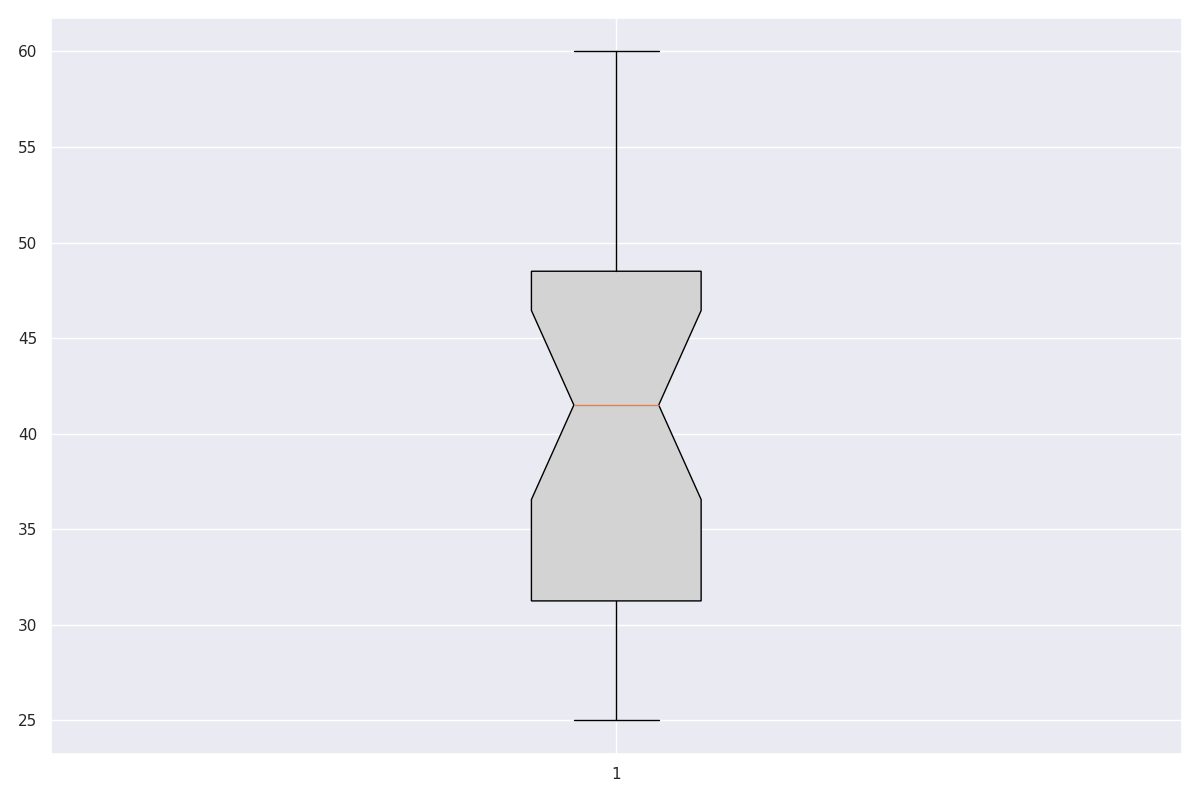

This figure's Python source:
import matplotlib.pyplot as plt

# Yield data
tomatoes_yield = [45, 50, 55, 47, 52, 60, 58, 54, 49, 53]
lettuce_yield = [30, 28, 32, 25, 31, 29, 27, 30, 28, 35]
carrots_yield = [40, 42, 45, 38, 47, 44, 39, 41, 43, 40]

# Combine data for plotting
data = [tomatoes_yield, lettuce_yield, carrots_yield]

# Initialize figure and axis
fig, ax = plt.subplots(figsize=(12, 8))

# Create a vertical box plot for a single group
box = ax.boxplot([item for sublist in data for item in sublist], vert=True, patch_artist=True,
                 flierprops=dict(marker='o', color='red', alpha=0.5),
                 notch=True)

# Set color for the single box
box['boxes'][0].set_facecolor('lightgrey')

# Adjust layout
plt.tight_layout()

# Show plot
plt.show()
